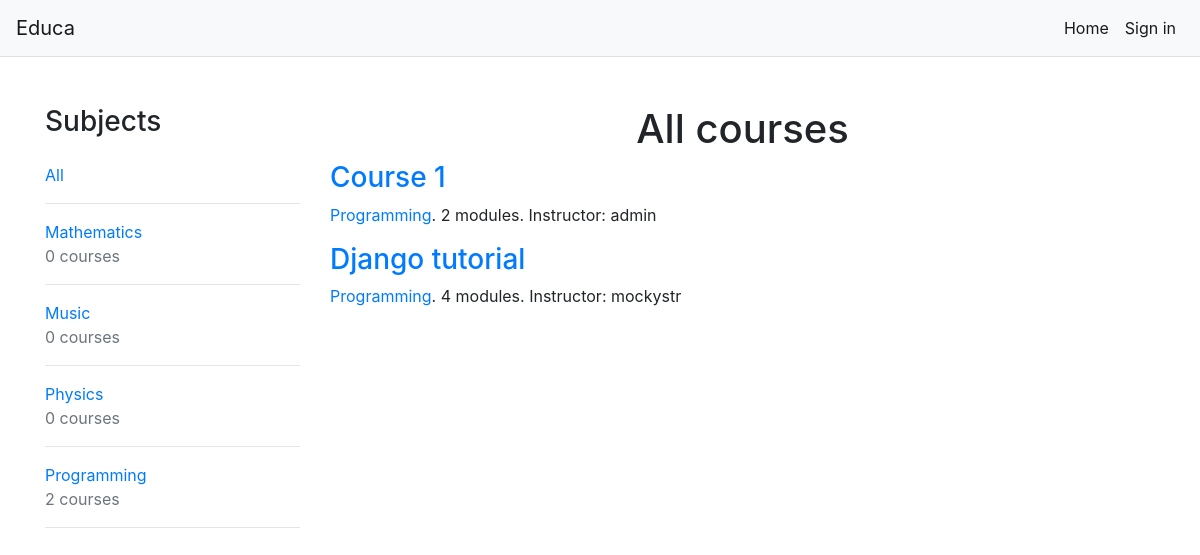
The page / on the database its author committed.
### courses/models.py (models this page shows, shortened)
class Subject(models.Model):
    title = models.CharField(max_length=200)
    slug = models.SlugField(max_length=200, unique=True)
    class Meta:
        ordering = ['title']
    def __str__(self):
        return self.title

class Course(models.Model):
    owner = models.ForeignKey(User,
                              related_name='courses_created',
                              on_delete=models.CASCADE)
    subject = models.ForeignKey(Subject,
                                related_name='courses',
                                on_delete=models.CASCADE)
    title = models.CharField(max_length=200)
    slug = models.SlugField(max_length=200, unique=True)
    overview = models.TextField()
    created = models.DateTimeField(auto_now_add=True)
    students = models.ManyToManyField(User,
                                      related_name='courses_joined',
                                      blank=True)
    class Meta:
        ordering = ['-created']

### courses/views.py (the view)
# urls.py: path('', CourseListView.as_view(), name='course_list'),
class CourseListView(TemplateResponseMixin, View):
    model = Course
    template_name = 'courses/course/list.html'
    def get(self, request, subject=None):
        subjects = cache.get('all_subjects')
        if not subjects:
            subjects = Subject.objects.annotate(total_courses=Count('courses'))
            cache.set('all_subjects', subjects)
        all_courses = Course.objects.annotate(total_modules=Count('modules'))
        if subject:
            subject = get_object_or_404(Subject, slug=subject)
            key = 'subject_{}_courses'.format(subject.id)
            courses = cache.get(key)
            if not courses:
                courses = all_courses.filter(subject=subject)
                cache.set(key, courses)
        else:
            courses = cache.get('all_courses')
            if not courses:
                courses = all_courses
                cache.set('all_courses', courses)
        return self.render_to_response({'subjects': subjects,
                                        'subject': subject,
                                        'courses': courses})

### courses/templates/courses/course/list.html (shortened to what this page needs)
{% extends "base.html" %}
{% block content %}
    <div class="container mt-5">
        <div class="row">
            <div class="contents col-lg-3">
                <h3 class="mb-4">Subjects</h3>
                <ul id="modules">
                    <li {% if not subject %}class="selected"{% endif %}>
                        <a href="{% url "course_list" %}">All</a>
                        <hr>
                    </li>
                    {% for s in subjects %}
                        <li {% if subject == s %}class="selected"{% endif %}>
                            <a href="{% url "course_list_subject" s.slug %}">
                                {{ s.title }}
                                <br><span class="text-muted">{{ s.total_courses }} courses</span>
                                <hr>
                            </a>
                        </li>
                    {% endfor %}
                </ul>
            </div>
            <div class="module col-lg-9">
                <h1 class="text-center">
                    {% if subject %}
                        {{ subject.title }} courses
                    {% else %}
                        All courses
                    {% endif %}
                </h1>
                {% for course in courses %}
                    {% with subject=course.subject %}
                        <h3><a href="{% url "course_detail" course.slug %}">
                            {{ course.title }}</a></h3>
                        <p>
                            <a href="{% url "course_list_subject" subject.slug %}">
                                {{ subject }}</a>.
                            {{ course.total_modules }} modules.
                            Instructor: {{ course.owner.username }}
                        </p>
                    {% endwith %}
                {% endfor %}
            </div>
        </div>
    </div>
{% endblock %}

### courses/static/courses/style.css (style rules this page uses)
* { margin: 0; padding: 0; }
ul { list-style: none; }

### rows shown on the page
Subject: title "Mathematics", total_courses "0"
Subject: title "Music", total_courses "0"
Subject: title "Physics", total_courses "0"
Subject: title "Programming", total_courses "2"
Course: title "Course 1", subject "Programming", total_modules "2", owner.username "admin"
Course: title "Django tutorial", subject "Programming", total_modules "4", owner.username "mockystr"
